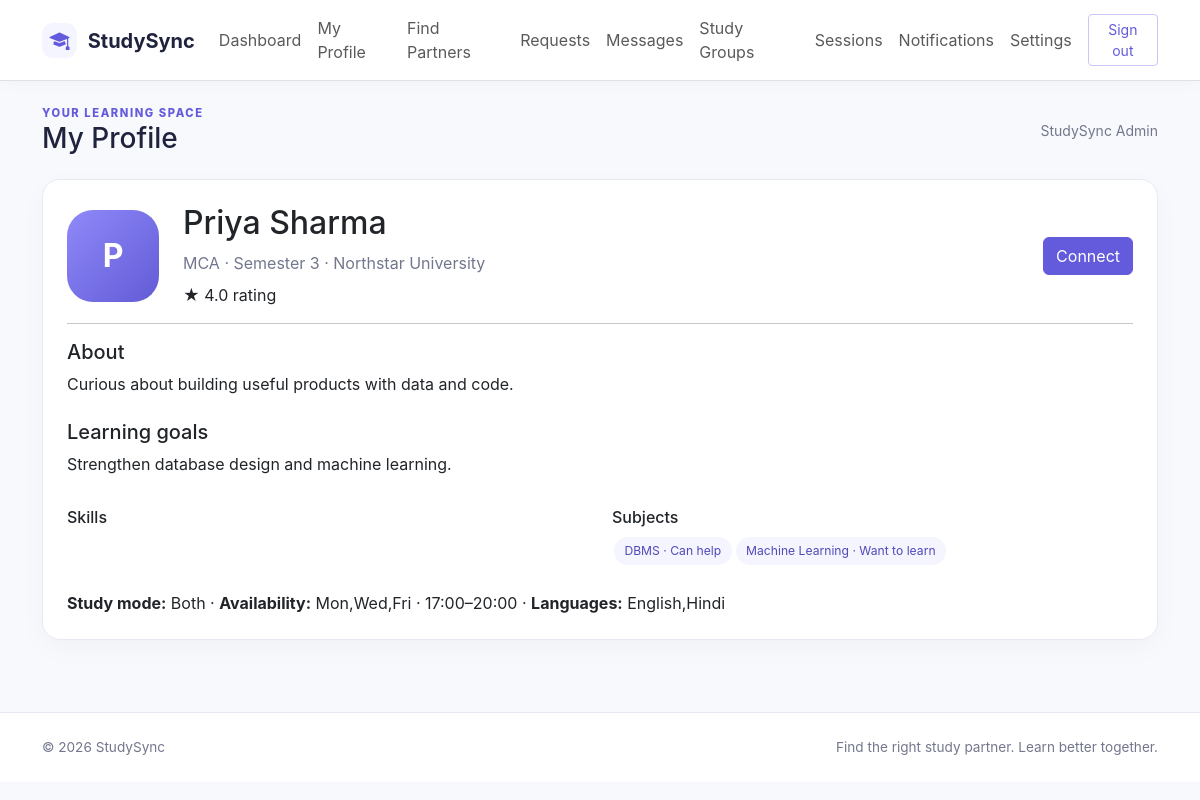
Screenshot of /student/profile.php?id=1 (signed in) with the database file from the repository.
### tables this page shows
CREATE TABLE users(id BIGINT UNSIGNED AUTO_INCREMENT PRIMARY KEY,name VARCHAR(120) NOT NULL,email VARCHAR(190) NOT NULL UNIQUE,password VARCHAR(255) NOT NULL,role ENUM('student','admin') NOT NULL DEFAULT 'student',status ENUM('active','inactive') NOT NULL DEFAULT 'active',created_at TIMESTAMP NOT NULL DEFAULT CURRENT_TIMESTAMP,updated_at TIMESTAMP NOT NULL DEFAULT CURRENT_TIMESTAMP ON UPDATE CURRENT_TIMESTAMP,INDEX(role,status));

CREATE TABLE student_profiles(user_id BIGINT UNSIGNED PRIMARY KEY,college VARCHAR(180) NOT NULL DEFAULT '',course VARCHAR(120) NOT NULL DEFAULT '',semester TINYINT UNSIGNED NULL,about TEXT NULL,learning_goals TEXT NULL,study_mode ENUM('Online','Offline','Both') NULL,availability_days VARCHAR(100) NULL,start_time TIME NULL,end_time TIME NULL,languages VARCHAR(180) NULL,avatar VARCHAR(255) NULL,FOREIGN KEY(user_id) REFERENCES users(id) ON DELETE CASCADE);

CREATE TABLE user_subjects(user_id BIGINT UNSIGNED NOT NULL,subject_id INT UNSIGNED NOT NULL,intent ENUM('help','want') NOT NULL,PRIMARY KEY(user_id,subject_id,intent),FOREIGN KEY(user_id) REFERENCES users(id) ON DELETE CASCADE,FOREIGN KEY(subject_id) REFERENCES subjects(id));

### config/database.php (called while the page is built, shortened)
<?php
function db(): PDO {
    static $pdo;
    if (!$pdo) {
        $pdo = new PDO('mysql:host='.DB_HOST.';dbname='.DB_NAME.';charset=utf8mb4', DB_USER, DB_PASS, [PDO::ATTR_ERRMODE=>PDO::ERRMODE_EXCEPTION, PDO::ATTR_DEFAULT_FETCH_MODE=>PDO::FETCH_ASSOC, PDO::ATTR_EMULATE_PREPARES=>false]);
    }
    return $pdo;
}

### student/profile.php (the view)
<?php require_once __DIR__.'/../includes/functions.php';$u=require_login();$id=(int)($_GET['id']??$u['id']);$q=db()->prepare('SELECT u.id,u.name,u.email,p.* FROM users u JOIN student_profiles p ON p.user_id=u.id WHERE u.id=? AND u.status=\'active\'');$q->execute([$id]);$p=$q->fetch();if(!$p){http_response_code(404);exit('Student not found');}$skills=db()->prepare('SELECT s.name FROM user_skills x JOIN skills s ON s.id=x.skill_id WHERE x.user_id=?');$skills->execute([$id]);$subjects=db()->prepare('SELECT s.name,x.intent FROM user_subjects x JOIN subjects s ON s.id=x.subject_id WHERE x.user_id=?');$subjects->execute([$id]);page_start('My Profile'); ?><div class="card"><div class="card-body p-4"><div class="d-flex gap-4 align-items-center"><div class="avatar avatar-lg"><?= e(mb_substr($p['name'],0,1)) ?></div><div><h2><?= e($p['name']) ?></h2><div class="text-secondary"><?= e($p['course']) ?> · Semester <?= e($p['semester']) ?> · <?= e($p['college']) ?></div><div class="mt-2">★ <?= e(rating_avg($id)) ?> rating</div></div><?php if($id===(int)$u['id']): ?><a class="btn btn-outline-primary ms-auto" href="edit-profile.php">Edit profile</a><?php else: ?><a class="btn btn-primary ms-auto" href="partner-details.php?id=<?= $id ?>">Connect</a><?php endif ?></div><hr><h3 class="h5">About</h3><p><?= nl2br(e($p['about']?:'Add an introduction to help other students get to know you.')) ?></p><h3 class="h5 mt-4">Learning goals</h3><p><?= nl2br(e($p['learning_goals']?:'Not added yet.')) ?></p><div class="row"><div class="col-md-6"><h3 class="h6 mt-3">Skills</h3><?php foreach($skills as $x)echo tag($x['name']); ?></div><div class="col-md-6"><h3 class="h6 mt-3">Subjects</h3><?php foreach($subjects as $x)echo tag($x['name'].' · '.($x['intent']==='help'?'Can help':'Want to learn')); ?></div></div><p class="mt-4 mb-0"><strong>Study mode:</strong> <?= e($p['study_mode']?:'Not set') ?> · <strong>Availability:</strong> <?= e($p['availability_days']?:'Not set') ?> <?= $p['start_time']?' · '.e(substr($p['start_time'],0,5)).'–'.e(substr($p['end_time'],0,5)):'' ?> · <strong>Languages:</strong> <?= e($p['languages']?:'Not set') ?></p></div></div><?php page_end(); ?>

### includes/functions.php (shortened to what this page needs)
<?php
require_once __DIR__.'/../config/database.php';
function e($v): string { return htmlspecialchars((string)$v, ENT_QUOTES|ENT_SUBSTITUTE, 'UTF-8'); }
function current_user(): ?array { if(empty($_SESSION['uid'])) return null; $q=db()->prepare('SELECT u.id,u.name,u.email,u.role,u.status,p.college,p.course,p.semester,p.avatar FROM users u LEFT JOIN student_profiles p ON p.user_id=u.id WHERE u.id=?'); $q->execute([$_SESSION['uid']]); return $q->fetch() ?: null; }
function tag(string $text): string { return '<span class="tag">'.e($text).'</span>'; }
function rating_avg(int $id): string { $q=db()->prepare('SELECT AVG(rating) FROM ratings WHERE ratee_id=?');$q->execute([$id]);$v=$q->fetchColumn();return $v?number_format((float)$v,1):'New'; }
function page_start(string $title,bool $admin=false): void { $u=current_user(); $flash=$_SESSION['flash']??null;unset($_SESSION['flash']); echo '<!doctype html><html lang="en"><head><meta charset="utf-8"><meta name="viewport" content="width=device-width, initial-scale=1"><title>'.e($title).' · StudySync</title><link href="https://cdn.jsdelivr.net/npm/bootstrap@5.3.3/dist/css/bootstrap.min.css" rel="stylesheet"><link href="https://cdn.jsdelivr.net/npm/bootstrap-icons@1.11.3/font/bootstrap-icons.min.css" rel="stylesheet"><link href="'.(str_contains($_SERVER['PHP_SELF'],'/student/')||str_contains($_SERVER['PHP_SELF'],'/admin/')?'../':'').'assets/css/style.css" rel="stylesheet"></head><body><nav class="navbar navbar-expand-lg bg-white border-bottom sticky-top"><div class="container"><a class="navbar-brand fw-bold" href="'.(str_contains($_SERVER['PHP_SELF'],'/student/')?'dashboard.php':'index.php').'"><span class="brand-icon"><i class="bi bi-mortarboard-fill"></i></span> StudySync</a><button class="navbar-toggler" data-bs-toggle="collapse" data-bs-target="#nav"><span class="navbar-toggler-icon"></span></button><div id="nav" class="collapse navbar-collapse"><div class="navbar-nav ms-auto align-items-lg-center">'; if($u){$base=$admin?'../admin/':'../student/';$items=$admin?['Dashboard'=>'dashboard.php','Students'=>'students.php','Subjects'=>'catalog.php?type=subject','Skills'=>'catalog.php?type=skill','Groups'=>'groups.php','Reports'=>'reports.php','Feedback'=>'feedback.php']:['Dashboard'=>'dashboard.php','My Profile'=>'profile.php','Find Partners'=>'find-partners.php','Requests'=>'requests.php','Messages'=>'messages.php','Study Groups'=>'groups.php','Sessions'=>'sessions.php','Notifications'=>'notifications.php','Settings'=>'settings.php']; foreach($items as $n=>$url)echo '<a class="nav-link" href="'.$base.$url.'">'.e($n).'</a>';echo '<a class="btn btn-sm btn-outline-primary ms-lg-2" href="'.($admin?'../':'').'logout.php">Sign out</a>'; } else echo '<a class="nav-link" href="'.(str_contains($_SERVER['PHP_SELF'],'about.php')?'../':'').'index.php#how">How it works</a><a class="nav-link" href="'.(str_contains($_SERVER['PHP_SELF'],'about.php')?'about.php':'about.php').'"><span>About</span></a><a class="nav-link" href="'.(str_contains($_SERVER['PHP_SELF'],'about.php')?'../':'').'login.php">Login</a><a class="btn btn-primary ms-lg-2" href="'.(str_contains($_SERVER['PHP_SELF'],'about.php')?'../':'').'register.php">Get started</a>';echo '</div></div></div></nav><main class="container py-4">';if($flash)echo '<div class="alert alert-'.e($flash[0]).' alert-dismissible">'.e($flash[1]).'<button class="btn-close" data-bs-dismiss="alert"></button></div>'; if($u)echo '<div class="d-flex align-items-center justify-content-between mb-4"><div><div class="eyebrow">'.($admin?'ADMIN CONSOLE':'YOUR LEARNING SPACE').'</div><h1 class="h3 mb-0">'.e($title).'</h1></div><div class="small text-secondary">'.e($u['name']).'</div></div>'; }
function page_end(): void { echo '</main><footer class="footer py-4 mt-5"><div class="container d-flex justify-content-between"><span>© '.date('Y').' StudySync</span><span>Find the right study partner. Learn better together.</span></div></footer><script src="https://cdn.jsdelivr.net/npm/bootstrap@5.3.3/dist/js/bootstrap.bundle.min.js"></script><script src="'.(str_contains($_SERVER['PHP_SELF'],'/student/')||str_contains($_SERVER['PHP_SELF'],'/admin/')?'../':'').'assets/js/main.js"></script></body></html>'; }

### assets/css/style.css (style rules this page uses)
:root { --ink:#20233d;--muted:#73778d;--primary:#635bdb;--soft:#f5f5ff;--line:#e8e9f2 }
* { box-sizing:border-box }
body { background:#f8f9fc;color:var(--ink);font-family:Inter,ui-sans-serif,system-ui,-apple-system,"Segoe UI",sans-serif }
.navbar { box-shadow:0 2px 16px #20233d08 }
.navbar-brand { color:var(--ink) }
.brand-icon { display:inline-grid;place-items:center;background:var(--soft);color:var(--primary);width:35px;height:35px;border-radius:11px;margin-right:6px }
.btn-primary { background:var(--primary);border-color:var(--primary) }
.btn-outline-primary { color:var(--primary);border-color:#c9c7f6 }
.card,.panel { border:1px solid var(--line);border-radius:18px;box-shadow:0 8px 28px #20233d08;background:#fff }
.card { overflow:hidden }
.card-body { padding:1.35rem }
.eyebrow { font-size:.7rem;letter-spacing:.14em;color:var(--primary);font-weight:800 }
.text-secondary { color:var(--muted)!important }
.tag { display:inline-block;padding:.32rem .65rem;border-radius:99px;background:var(--soft);color:#514ab8;font-size:.76rem;margin:2px }
.avatar { width:54px;height:54px;border-radius:16px;background:linear-gradient(135deg,#8f89fa,#625bd6);color:white;display:grid;place-items:center;font-size:1.2rem;font-weight:700;object-fit:cover }
.avatar-lg { width:92px;height:92px;border-radius:26px;font-size:2rem }
.footer { background:#fff;border-top:1px solid var(--line);color:var(--muted);font-size:.85rem }

### rows the page displays
users: name "StudySync Admin"
student_profiles: user_id.name "P", user_id.name "Priya Sharma", course "MCA", semester "3", college "Northstar University", about "Curious about building useful products with data and code.", learning_goals "Strengthen database design and machine learning.", study_mode "Both", availability_days "Mon,Wed,Fri", start_time "17:00", end_time "20:00", languages "English,Hindi"
user_subjects: text "DBMS · Can help"
user_subjects: text "Machine Learning · Want to learn"

### other values shown
$n "Dashboard"
$n "My Profile"
$n "Find Partners"
$n "Requests"
$n "Messages"
$n "Study Groups"
$n "Sessions"
$n "Notifications"
$n "Settings"
$title "My Profile"
rating_avg($id) "4.0"
